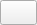
<?xml version="1.0" encoding="UTF-8"?>
<ui version="4.0">
 <class>Form</class>
 <widget class="QPushButton" name="Form">
  <property name="geometry">
   <rect>
    <x>0</x>
    <y>0</y>
    <width>37</width>
    <height>25</height>
   </rect>
  </property>
  <property name="sizePolicy">
   <sizepolicy hsizetype="Maximum" vsizetype="Maximum">
    <horstretch>0</horstretch>
    <verstretch>0</verstretch>
   </sizepolicy>
  </property>
  <property name="windowTitle">
   <string>Form</string>
  </property>
  <property name="checkable">
   <bool>true</bool>
  </property>
  <property name="checked">
   <bool>false</bool>
  </property>
 </widget>
 <resources/>
 <connections/>
</ui>
